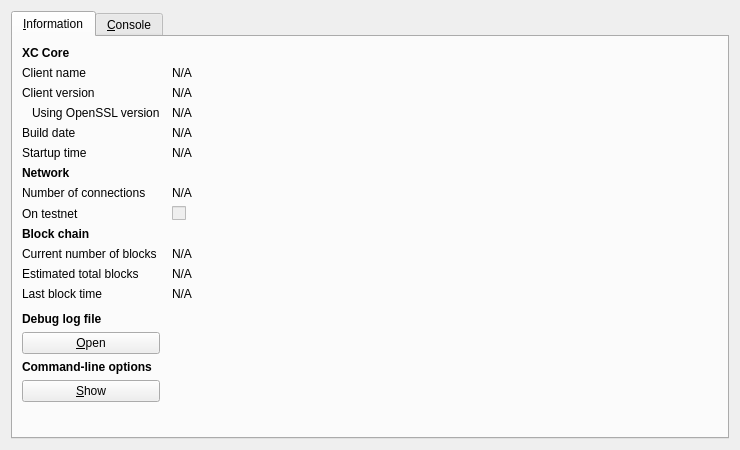
<?xml version="1.0" encoding="UTF-8"?>
<ui version="4.0">
 <class>RPCConsole</class>
 <widget class="QDialog" name="RPCConsole">
  <property name="geometry">
   <rect>
    <x>0</x>
    <y>0</y>
    <width>740</width>
    <height>450</height>
   </rect>
  </property>
  <property name="windowTitle">
   <string>XGenerationCoin - Debug window</string>
  </property>
  <layout class="QVBoxLayout" name="verticalLayout_2">
   <item>
    <widget class="QTabWidget" name="tabWidget">
     <property name="currentIndex">
      <number>0</number>
     </property>
     <widget class="QWidget" name="tab_info">
      <attribute name="title">
       <string>&amp;Information</string>
      </attribute>
      <layout class="QGridLayout" name="gridLayout" columnstretch="0,1">
       <property name="horizontalSpacing">
        <number>12</number>
       </property>
       <item row="0" column="0">
        <widget class="QLabel" name="label_9">
         <property name="font">
          <font>
           <weight>75</weight>
           <bold>true</bold>
          </font>
         </property>
         <property name="text">
          <string>XC Core</string>
         </property>
        </widget>
       </item>
       <item row="1" column="0">
        <widget class="QLabel" name="label_5">
         <property name="text">
          <string>Client name</string>
         </property>
        </widget>
       </item>
       <item row="1" column="1">
        <widget class="QLabel" name="clientName">
         <property name="cursor">
          <cursorShape>IBeamCursor</cursorShape>
         </property>
         <property name="text">
          <string>N/A</string>
         </property>
         <property name="textFormat">
          <enum>Qt::PlainText</enum>
         </property>
         <property name="textInteractionFlags">
          <set>Qt::LinksAccessibleByMouse|Qt::TextSelectableByKeyboard|Qt::TextSelectableByMouse</set>
         </property>
        </widget>
       </item>
       <item row="2" column="0">
        <widget class="QLabel" name="label_6">
         <property name="text">
          <string>Client version</string>
         </property>
        </widget>
       </item>
       <item row="2" column="1">
        <widget class="QLabel" name="clientVersion">
         <property name="cursor">
          <cursorShape>IBeamCursor</cursorShape>
         </property>
         <property name="text">
          <string>N/A</string>
         </property>
         <property name="textFormat">
          <enum>Qt::PlainText</enum>
         </property>
         <property name="textInteractionFlags">
          <set>Qt::LinksAccessibleByMouse|Qt::TextSelectableByKeyboard|Qt::TextSelectableByMouse</set>
         </property>
        </widget>
       </item>
       <item row="3" column="0">
        <widget class="QLabel" name="label_14">
         <property name="text">
          <string>Using OpenSSL version</string>
         </property>
         <property name="indent">
          <number>10</number>
         </property>
        </widget>
       </item>
       <item row="3" column="1">
        <widget class="QLabel" name="openSSLVersion">
         <property name="cursor">
          <cursorShape>IBeamCursor</cursorShape>
         </property>
         <property name="text">
          <string>N/A</string>
         </property>
         <property name="textFormat">
          <enum>Qt::PlainText</enum>
         </property>
         <property name="textInteractionFlags">
          <set>Qt::LinksAccessibleByMouse|Qt::TextSelectableByKeyboard|Qt::TextSelectableByMouse</set>
         </property>
        </widget>
       </item>
       <item row="4" column="0">
        <widget class="QLabel" name="label_12">
         <property name="text">
          <string>Build date</string>
         </property>
        </widget>
       </item>
       <item row="4" column="1">
        <widget class="QLabel" name="buildDate">
         <property name="cursor">
          <cursorShape>IBeamCursor</cursorShape>
         </property>
         <property name="text">
          <string>N/A</string>
         </property>
         <property name="textFormat">
          <enum>Qt::PlainText</enum>
         </property>
         <property name="textInteractionFlags">
          <set>Qt::LinksAccessibleByMouse|Qt::TextSelectableByKeyboard|Qt::TextSelectableByMouse</set>
         </property>
        </widget>
       </item>
       <item row="5" column="0">
        <widget class="QLabel" name="label_13">
         <property name="text">
          <string>Startup time</string>
         </property>
        </widget>
       </item>
       <item row="5" column="1">
        <widget class="QLabel" name="startupTime">
         <property name="cursor">
          <cursorShape>IBeamCursor</cursorShape>
         </property>
         <property name="text">
          <string>N/A</string>
         </property>
         <property name="textFormat">
          <enum>Qt::PlainText</enum>
         </property>
         <property name="textInteractionFlags">
          <set>Qt::LinksAccessibleByMouse|Qt::TextSelectableByKeyboard|Qt::TextSelectableByMouse</set>
         </property>
        </widget>
       </item>
       <item row="6" column="0">
        <widget class="QLabel" name="label_11">
         <property name="font">
          <font>
           <weight>75</weight>
           <bold>true</bold>
          </font>
         </property>
         <property name="text">
          <string>Network</string>
         </property>
        </widget>
       </item>
       <item row="7" column="0">
        <widget class="QLabel" name="label_7">
         <property name="text">
          <string>Number of connections</string>
         </property>
        </widget>
       </item>
       <item row="7" column="1">
        <widget class="QLabel" name="numberOfConnections">
         <property name="cursor">
          <cursorShape>IBeamCursor</cursorShape>
         </property>
         <property name="text">
          <string>N/A</string>
         </property>
         <property name="textFormat">
          <enum>Qt::PlainText</enum>
         </property>
         <property name="textInteractionFlags">
          <set>Qt::LinksAccessibleByMouse|Qt::TextSelectableByKeyboard|Qt::TextSelectableByMouse</set>
         </property>
        </widget>
       </item>
       <item row="8" column="0">
        <widget class="QLabel" name="label_8">
         <property name="text">
          <string>On testnet</string>
         </property>
        </widget>
       </item>
       <item row="8" column="1">
        <widget class="QCheckBox" name="isTestNet">
         <property name="enabled">
          <bool>false</bool>
         </property>
         <property name="text">
          <string/>
         </property>
        </widget>
       </item>
       <item row="9" column="0">
        <widget class="QLabel" name="label_10">
         <property name="font">
          <font>
           <weight>75</weight>
           <bold>true</bold>
          </font>
         </property>
         <property name="text">
          <string>Block chain</string>
         </property>
        </widget>
       </item>
       <item row="10" column="0">
        <widget class="QLabel" name="label_3">
         <property name="text">
          <string>Current number of blocks</string>
         </property>
        </widget>
       </item>
       <item row="10" column="1">
        <widget class="QLabel" name="numberOfBlocks">
         <property name="cursor">
          <cursorShape>IBeamCursor</cursorShape>
         </property>
         <property name="text">
          <string>N/A</string>
         </property>
         <property name="textFormat">
          <enum>Qt::PlainText</enum>
         </property>
         <property name="textInteractionFlags">
          <set>Qt::LinksAccessibleByMouse|Qt::TextSelectableByKeyboard|Qt::TextSelectableByMouse</set>
         </property>
        </widget>
       </item>
       <item row="11" column="0">
        <widget class="QLabel" name="label_4">
         <property name="text">
          <string>Estimated total blocks</string>
         </property>
        </widget>
       </item>
       <item row="11" column="1">
        <widget class="QLabel" name="totalBlocks">
         <property name="cursor">
          <cursorShape>IBeamCursor</cursorShape>
         </property>
         <property name="text">
          <string>N/A</string>
         </property>
         <property name="textFormat">
          <enum>Qt::PlainText</enum>
         </property>
         <property name="textInteractionFlags">
          <set>Qt::LinksAccessibleByMouse|Qt::TextSelectableByKeyboard|Qt::TextSelectableByMouse</set>
         </property>
        </widget>
       </item>
       <item row="12" column="0">
        <widget class="QLabel" name="label_2">
         <property name="text">
          <string>Last block time</string>
         </property>
        </widget>
       </item>
       <item row="12" column="1">
        <widget class="QLabel" name="lastBlockTime">
         <property name="cursor">
          <cursorShape>IBeamCursor</cursorShape>
         </property>
         <property name="text">
          <string>N/A</string>
         </property>
         <property name="textFormat">
          <enum>Qt::PlainText</enum>
         </property>
         <property name="textInteractionFlags">
          <set>Qt::LinksAccessibleByMouse|Qt::TextSelectableByKeyboard|Qt::TextSelectableByMouse</set>
         </property>
        </widget>
       </item>
       <item row="13" column="0">
        <spacer name="verticalSpacer_2">
         <property name="orientation">
          <enum>Qt::Vertical</enum>
         </property>
         <property name="sizeHint" stdset="0">
          <size>
           <width>20</width>
           <height>20</height>
          </size>
         </property>
        </spacer>
       </item>
       <item row="14" column="0">
        <widget class="QLabel" name="labelDebugLogfile">
         <property name="font">
          <font>
           <weight>75</weight>
           <bold>true</bold>
          </font>
         </property>
         <property name="text">
          <string>Debug log file</string>
         </property>
        </widget>
       </item>
       <item row="15" column="0">
        <widget class="QPushButton" name="openDebugLogfileButton">
         <property name="toolTip">
          <string>Open the XGenerationCoin debug log file from the current data directory. This can take a few seconds for large log files.</string>
         </property>
         <property name="text">
          <string>&amp;Open</string>
         </property>
         <property name="autoDefault">
          <bool>false</bool>
         </property>
        </widget>
       </item>
       <item row="16" column="0">
        <widget class="QLabel" name="labelCLOptions">
         <property name="font">
          <font>
           <weight>75</weight>
           <bold>true</bold>
          </font>
         </property>
         <property name="text">
          <string>Command-line options</string>
         </property>
        </widget>
       </item>
       <item row="17" column="0">
        <widget class="QPushButton" name="showCLOptionsButton">
         <property name="toolTip">
          <string>Show the XGenerationCoin-Qt help message to get a list with possible XGenerationCoin command-line options.</string>
         </property>
         <property name="text">
          <string>&amp;Show</string>
         </property>
         <property name="autoDefault">
          <bool>false</bool>
         </property>
        </widget>
       </item>
       <item row="18" column="0">
        <spacer name="verticalSpacer">
         <property name="orientation">
          <enum>Qt::Vertical</enum>
         </property>
         <property name="sizeHint" stdset="0">
          <size>
           <width>20</width>
           <height>40</height>
          </size>
         </property>
        </spacer>
       </item>
      </layout>
     </widget>
     <widget class="QWidget" name="tab_console">
      <attribute name="title">
       <string>&amp;Console</string>
      </attribute>
      <layout class="QVBoxLayout" name="verticalLayout_3">
       <property name="spacing">
        <number>3</number>
       </property>
       <item>
        <widget class="QTextEdit" name="messagesWidget">
         <property name="minimumSize">
          <size>
           <width>0</width>
           <height>100</height>
          </size>
         </property>
         <property name="readOnly">
          <bool>true</bool>
         </property>
         <property name="tabKeyNavigation" stdset="0">
          <bool>false</bool>
         </property>
         <property name="columnCount" stdset="0">
          <number>2</number>
         </property>
        </widget>
       </item>
       <item>
        <layout class="QHBoxLayout" name="horizontalLayout">
         <property name="spacing">
          <number>3</number>
         </property>
         <item>
          <widget class="QLabel" name="label">
           <property name="text">
            <string notr="true">&gt;</string>
           </property>
          </widget>
         </item>
         <item>
          <widget class="QLineEdit" name="lineEdit"/>
         </item>
         <item>
          <widget class="QPushButton" name="clearButton">
           <property name="maximumSize">
            <size>
             <width>24</width>
             <height>24</height>
            </size>
           </property>
           <property name="toolTip">
            <string>Clear console</string>
           </property>
           <property name="text">
            <string/>
           </property>
           <property name="icon">
            <iconset resource="../bitcoin.qrc">
             <normaloff>:/icons/remove</normaloff>:/icons/remove</iconset>
           </property>
           <property name="shortcut">
            <string notr="true">Ctrl+L</string>
           </property>
           <property name="autoDefault">
            <bool>false</bool>
           </property>
          </widget>
         </item>
        </layout>
       </item>
      </layout>
     </widget>
    </widget>
   </item>
  </layout>
 </widget>
 <resources>
  <include location="../bitcoin.qrc"/>
 </resources>
 <connections/>
</ui>
